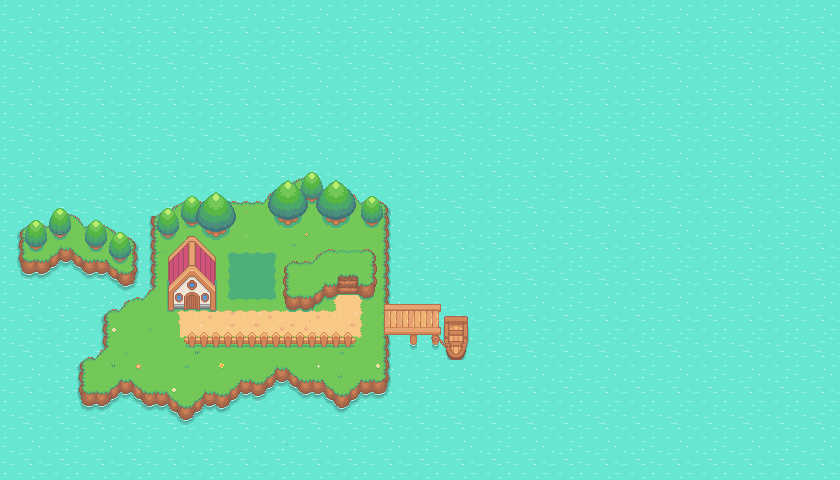

This is a level from a 2D game, rendered from its Tiled map with the project's own tilesets. A one-line summary and the map file follow, with tile-layer data summarised:
An orthogonal 70x40 tile map with 12x12 px tiles, 10 tile layers (Water, Island, Path, Battle Patch, ...), 2 hidden layers not drawn, 2 tilesets.

<map version="1.8" tiledversion="1.8.4" orientation="orthogonal" renderorder="right-down" width="70" height="40" tilewidth="12" tileheight="12" infinite="0" nextlayerid="13" nextobjectid="1">
 <tileset firstgid="1" source="../Assets/Tiled/pokemonStyleGameTileset.tsx" />
 <tileset firstgid="1025" source="../Assets/Tiled/collisionTileset.tsx" />
 <layer id="1" name="Water" width="70" height="40">
  <data>[2800 cells, 2800 non-empty, 9 distinct tile ids]</data>
 </layer>
 <layer id="2" name="Island" width="70" height="40">
  <data>[2800 cells, 1175 non-empty, 119 distinct tile ids]</data>
 </layer>
 <layer id="7" name="Path" width="70" height="40">
  <data>[2800 cells, 69 non-empty, 16 distinct tile ids]</data>
 </layer>
 <layer id="8" name="Battle Patch" width="70" height="40">
  <data>[2800 cells, 16 non-empty, 9 distinct tile ids]</data>
 </layer>
 <layer id="9" name="Grass And flowers" width="70" height="40">
  <data>[2800 cells, 47 non-empty, 22 distinct tile ids]</data>
 </layer>
 <layer id="10" name="Dock" width="70" height="40">
  <data>[2800 cells, 48 non-empty, 48 distinct tile ids]</data>
 </layer>
 <layer id="5" name="Trees" width="70" height="40">
  <data>[2800 cells, 49 non-empty, 7 distinct tile ids]</data>
 </layer>
 <layer id="6" name="Trees2" width="70" height="40">
  <data>[2800 cells, 48 non-empty, 16 distinct tile ids]</data>
 </layer>
 <layer id="3" name="Plateau" width="70" height="40">
  <data>[2800 cells, 51 non-empty, 51 distinct tile ids]</data>
 </layer>
 <layer id="4" name="House" width="70" height="40">
  <data>[2800 cells, 42 non-empty, 42 distinct tile ids]</data>
 </layer>
 <layer id="11" name="Collisions" width="70" height="40" visible="0">
  <data>[2800 cells, 174 non-empty, 1 distinct tile ids]</data>
 </layer>
 <layer id="12" name="Foreground Objetcs" width="70" height="40" visible="0">
  <data>[2800 cells, 27 non-empty, 16 distinct tile ids]</data>
 </layer>
</map>
